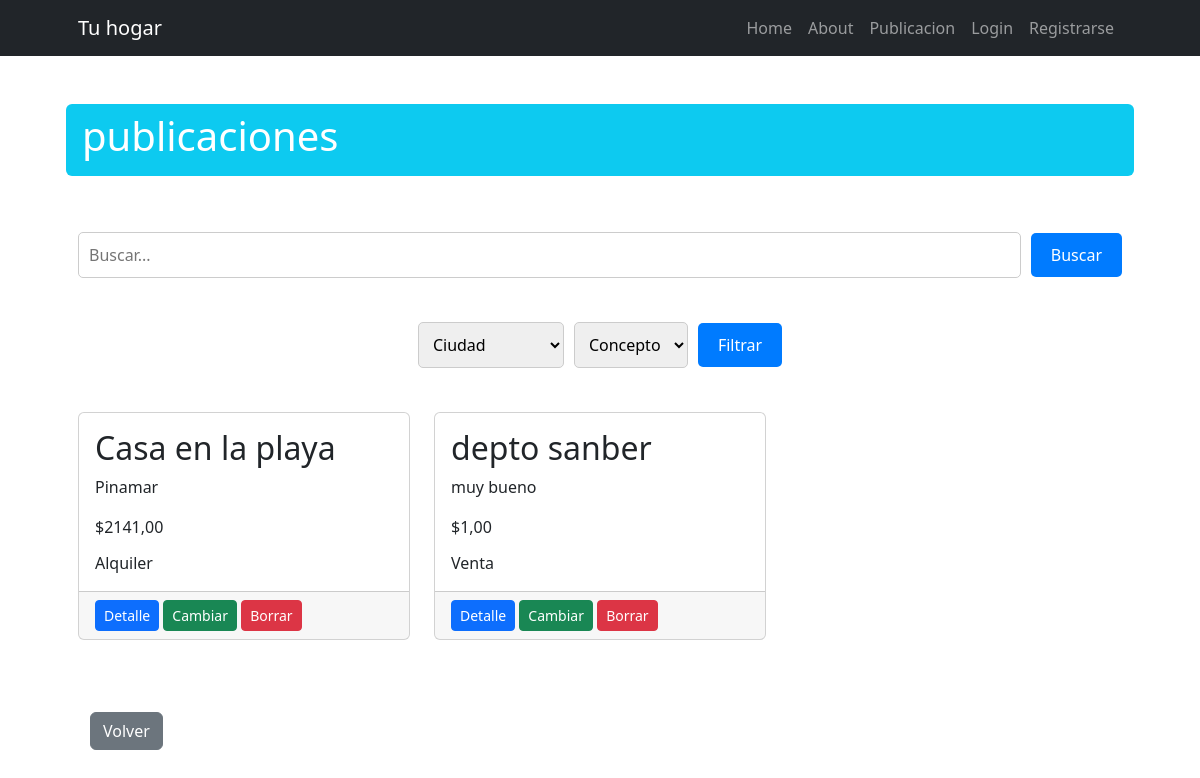
The app's page /publicacion/list/, older data.
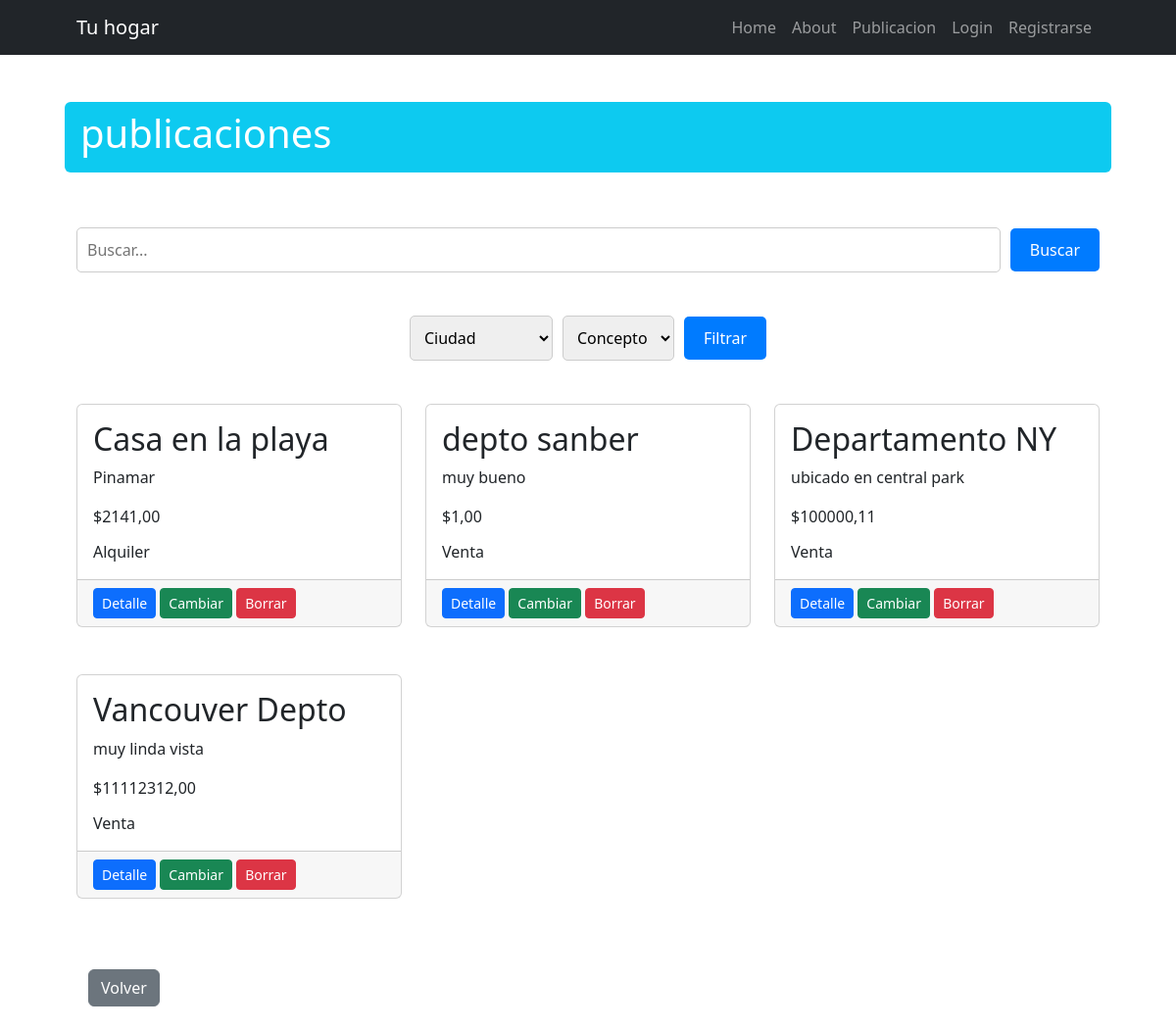
The same page, newer data.
### publicacion/models.py (models this page shows, shortened)
class Publicacion(models.Model):
    nombre = models.CharField(max_length=200)
    precio = models.DecimalField(max_digits=15, decimal_places=2)
    descripcion = models.CharField(max_length=600)
    ciudad = models.ForeignKey(Ciudad, on_delete=models.SET_NULL, null=True, blank=True)
    concepto = models.ForeignKey(Concepto, on_delete=models.SET_NULL, null=True, blank=True)
    class Meta:
        verbose_name = "Publicación"
        verbose_name_plural = "Publicaciones"

class Concepto(models.Model):
    concepto = models.CharField(max_length=200)
    def __str__(self) -> str:
        return self.concepto
    class Meta:
        verbose_name = "Concepto"
        verbose_name_plural = "Conceptos"

### publicacion/views.py (the view)
# urls.py: path("list/", views.PublicacionList.as_view(), name="publicacion_list"),
class PublicacionList(ListView):
    model = models.Publicacion
    def get_queryset(self):
        queryset = super().get_queryset()
        consulta = self.request.GET.get("consulta")
        if consulta:
            queryset = queryset.filter(nombre__icontains=consulta)
        self.filter_form = PublicacionFilterForm(self.request.GET)
        if self.filter_form.is_valid():
            if self.filter_form.cleaned_data.get('pais'):
                queryset = queryset.filter(ciudad__pais=self.filter_form.cleaned_data['pais'])
            if self.filter_form.cleaned_data.get('ciudad'):
                queryset = queryset.filter(ciudad=self.filter_form.cleaned_data['ciudad'])
            if self.filter_form.cleaned_data.get('concepto'):
                queryset = queryset.filter(concepto=self.filter_form.cleaned_data['concepto'])
        return queryset
    def get_context_data(self, **kwargs):
        context = super().get_context_data(**kwargs)
        context['filter_form'] = self.filter_form
        return context

### publicacion/forms.py
class PublicacionFilterForm(forms.Form):
    ciudad = forms.ModelChoiceField(
        queryset=Ciudad.objects.all(),
        required=False,
        label='Ciudad',
        widget=forms.Select(attrs={'placeholder': 'Ciudad'})
    )
    concepto = forms.ModelChoiceField(
        queryset=Concepto.objects.all(),
        required=False,
        label='Concepto',
        widget=forms.Select(attrs={'placeholder': 'Concepto'})
    )
    def __init__(self, *args, **kwargs):
        super(PublicacionFilterForm, self).__init__(*args, **kwargs)
        self.fields['ciudad'].empty_label = "Ciudad"
        self.fields['concepto'].empty_label = "Concepto"

### publicacion/models.py (called while the page is built)
    def __str__(self) -> str:
        return self.ciudad

### publicacion/templates/publicacion/publicacion_list.html (shortened to what this page needs)
{% extends 'core/base.html' %}
{% block titulo %}
    publicaciones
{% endblock titulo %}
{% block contenido %}
    <div  >
        <form action="{% url 'publicacion:publicacion_list' %}" method="get" class="form-busqueda">
            <input type="text" name="consulta" placeholder="Buscar..." class="input-busqueda">
            <button type="submit" class="btn-filtrar">Buscar</button>
        </form>
    </div>
    <div class="filter-container py-lg-4">
        <form method="get" class="form-filtro">
            {{ filter_form.ciudad }}
            {{ filter_form.concepto }}
            <button type="submit" class="btn-filtrar">Filtrar</button>
        </form>
    </div>
    <div class="row row-cols-1 row-cols-md-2">
        {% for publicacion in object_list %}
            <div class="col-md-4 mb-5">
                <div class="card h-100">
                    <div class="card-body">
                        <h2 class="card-title">{{ publicacion.nombre }}</h2>
                        <p class="card-text">{{ publicacion.descripcion }}</p>
                        <p class="card-text">${{ publicacion.precio }}</p>
                        <p class="card-subtitle col-10 "> {{ publicacion.concepto }}</p>
                    </div>
                    <div class="card-footer">
                        <a class="btn btn-primary btn-sm" href="{% url 'publicacion:publicacion_detail' publicacion.id %}">Detalle</a>
                        <a class="btn btn-success btn-sm" href="{% url 'publicacion:publicacion_update' publicacion.id %}">Cambiar</a>
                        <a class="btn btn-danger  btn-sm" href="{% url 'publicacion:publicacion_delete' publicacion.id %}">Borrar</a>
                    </div>
                </div>
            </div>
        {% endfor %}
    </div>
    <div class="container py-lg-4">
        <a class="btn btn-secondary" href="{% url 'publicacion:home' %}">Volver</a>
    </div>
{% endblock contenido %}

Row changes from the older to the newer data that the page shows:
added Publicacion: nombre "Departamento NY", descripcion "ubicado en central park", precio "100000,11", concepto "Venta"
added Publicacion: nombre "Vancouver Depto", descripcion "muy linda vista", precio "11112312,00", concepto "Venta"
